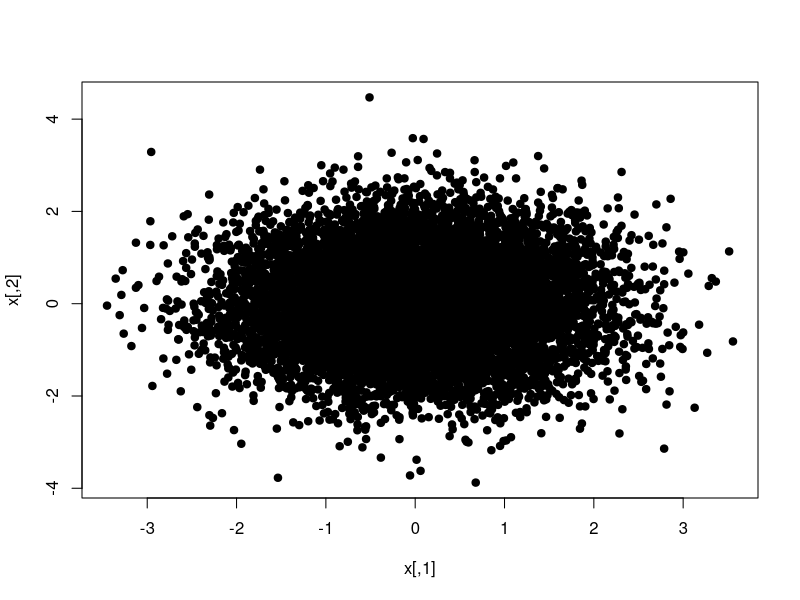
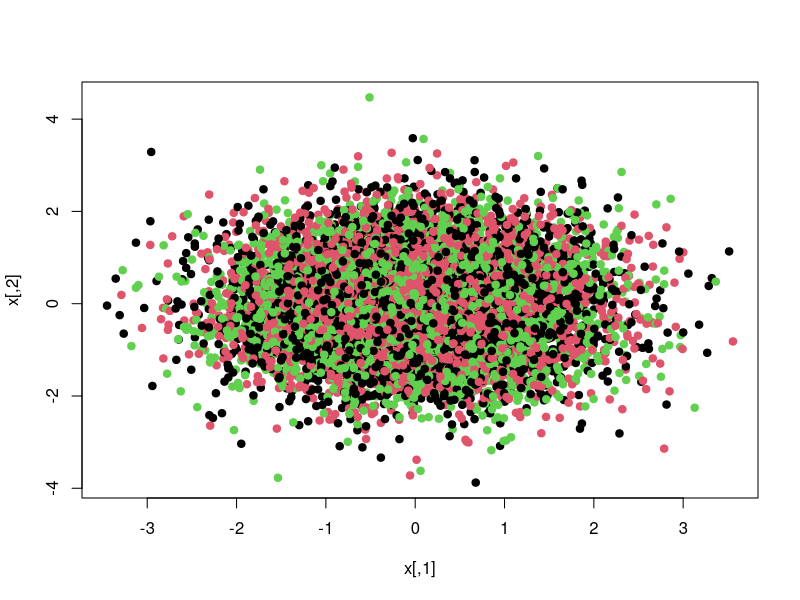
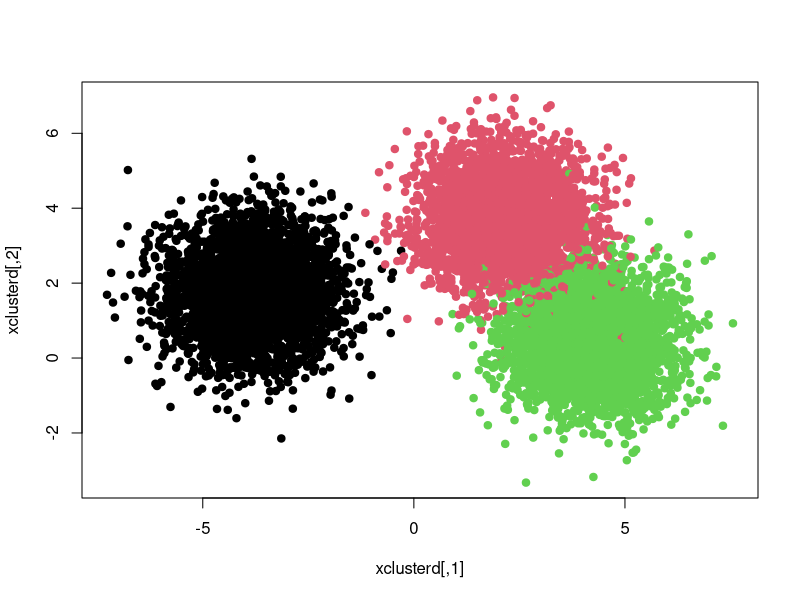

Source code (R) for these figures, in order:
set.seed(101)
x=matrix(rnorm(10000*3),10000,3)
plot(x,pch=19)
which=sample(1:3,10000,replace=TRUE)
plot(x,col=which,pch=19)
xmean=matrix(rnorm(3*3,sd=4),3,3)
xclusterd=x+xmean[which,]
plot(xclusterd,col=which,pch=19)
xclusterd[,3] = which
xclusterd
#write.csv(xclusterd,file="10000-2D-three-classes.csv", row.names=F)

